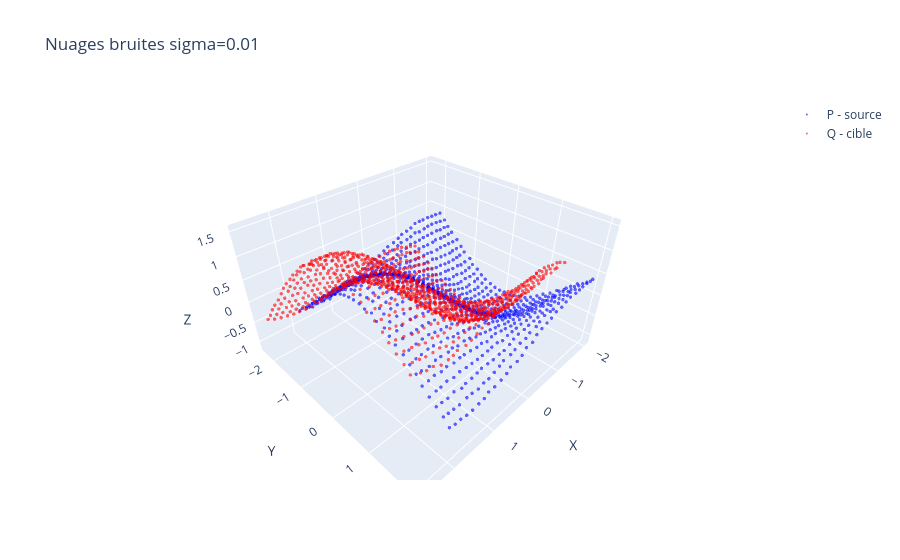

The code cell stored with this chart in its notebook:
### Markdown cell above
---
## 2.B – ICP on noisy data

### Question 1 – Adding Gaussian noise σ = 0.01

We add Gaussian noise with standard deviation σ = 0.01 to both point clouds in order to study the robustness of ICP under more realistic conditions (noisy sensor data).

### Code cell
sigma = 0.01
np.random.seed(42)
P_noisy = P_clean + np.random.normal(0, sigma, P_clean.shape)
Q_noisy = Q_clean + np.random.normal(0, sigma, Q_clean.shape)
ShowData(P_noisy, Q_noisy, title=f'Noisy point clouds sigma={sigma}')

### Figure 1 — Plotly figure (JSON) as saved in the notebook; plotly's stock layout.template omitted (floating-point values rounded to 4 significant figures; data arrays with more than 128 entries replaced by an {"elided": "..."} marker saying what was removed)
{"data": [{"marker": {"color": "blue", "opacity": 0.6, "size": 2}, "mode": "markers", "name": "P - source", "type": "scatter3d", "x": {"elided": "900 float values"}, "y": {"elided": "900 float values"}, "z": {"elided": "900 float values"}}, {"marker": {"color": "red", "opacity": 0.6, "size": 2}, "mode": "markers", "name": "Q - cible", "type": "scatter3d", "x": {"elided": "900 float values"}, "y": {"elided": "900 float values"}, "z": {"elided": "900 float values"}}], "layout": {"scene": {"xaxis": {"title": {"text": "X"}}, "yaxis": {"title": {"text": "Y"}}, "zaxis": {"title": {"text": "Z"}}}, "title": {"text": "Nuages bruites sigma=0.01"}}}
